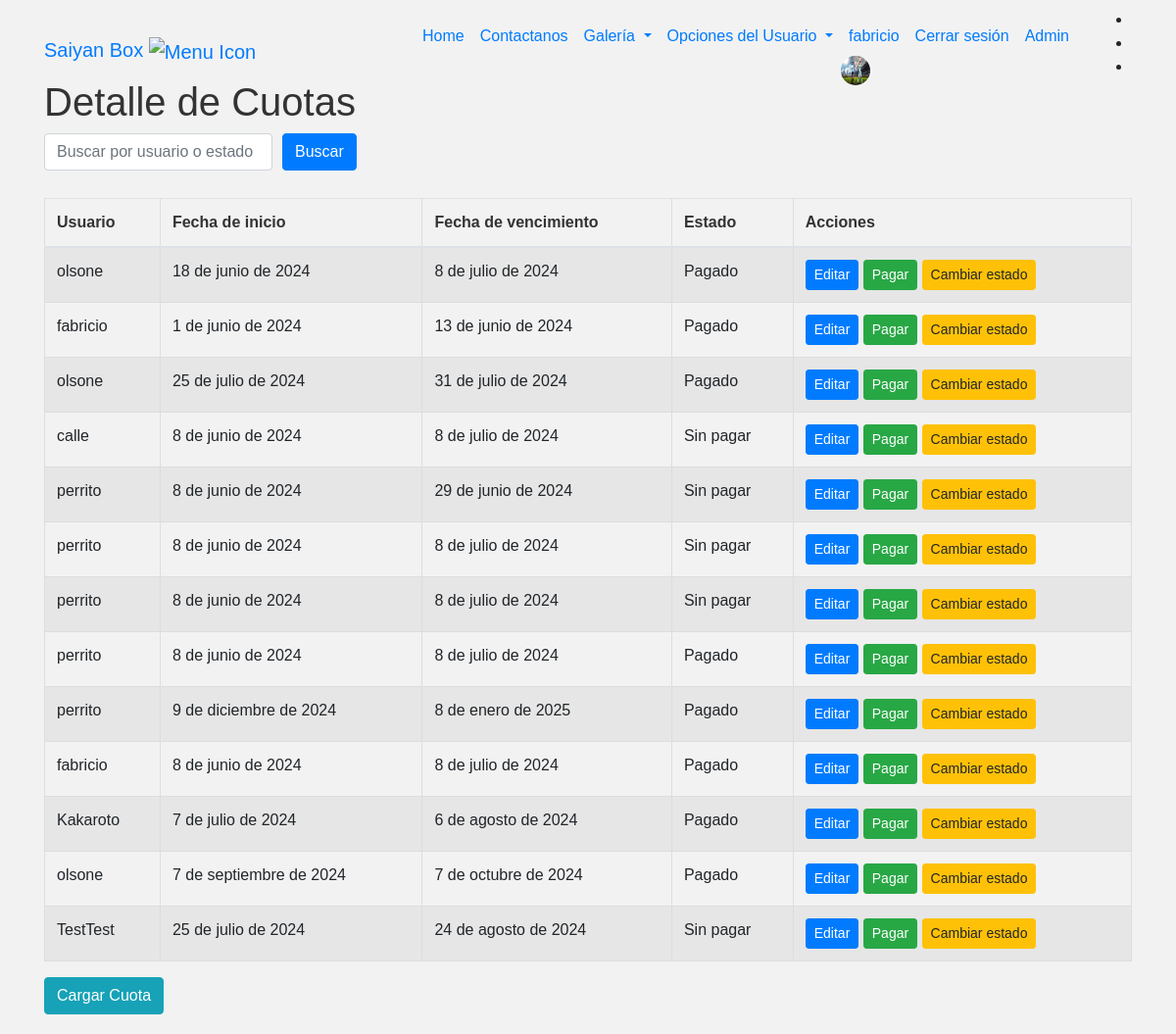
Screenshot of /cuota/admin/ (signed in) with the database file from the repository.
### miembros/models.py (models this page shows, shortened)
class UserProfile(models.Model):
    user = models.OneToOneField(User, on_delete=models.CASCADE)
    profile_image = models.ImageField(upload_to='profile_images', blank=True, null=True)
    bio = models.TextField(blank=True, null=True)
    localidad = models.CharField(max_length=100, blank=True, null=True)
    birth_date = models.DateField(null=True, blank=True)

class Cuota(models.Model):
    usuario = models.ForeignKey(User, on_delete=models.CASCADE, related_name='cuotas')
    fecha_inicio = models.DateField()
    fecha_vencimiento = models.DateField(blank=True, null=True)
    pagada = models.BooleanField(default=False)  # Campo para indicar si la cuota ha sido pagada

### miembros/views.py (the view)
# urls.py: path('cuota/admin/', cuota_admin_view, name='cuota_admin'),
@user_passes_test(lambda u: u.is_superuser)
def cuota_admin_view(request):
    cuotas = Cuota.objects.all()
    query = request.GET.get('q')
    if query:
        cuotas = cuotas.filter(
            Q(usuario__username__icontains=query) |
            Q(pagada=True if query.lower() == 'verdadero' else False)
        )
    return render(request, 'cuota_admin.html', {'cuotas': cuotas})

### miembros/templates/cuota_admin.html (shortened to what this page needs)
<!DOCTYPE html>
<html lang="es">
<head>
    <link rel="stylesheet" href="https://stackpath.bootstrapcdn.com/bootstrap/4.5.2/css/bootstrap.min.css">
</head>
<body>
    <nav class="navbar navbar-expand-lg fixed-top  ">
        <div class="container">
            <a class="navbar-brand" href="{% url 'home' %}">
                Saiyan Box
                <img src="" alt="Menu Icon" class="menu-icon">
            </a>
            <div class="collapse navbar-collapse" id="navbarNav">
                <ul class="navbar-nav ml-auto">
                    <li class="nav-item">
                        <a href="{% url 'home' %}" class="nav-link smoothScroll">Home</a>
                    </li>
                    <li class="nav-item">
                        <a href="{% url 'contacto' %}" class="nav-link smoothScroll">Contactanos</a>
                    </li>
                    <li class="nav-item dropdown">
                        <a class="nav-link dropdown-toggle" href="#" id="navbarDropdown" role="button" data-toggle="dropdown" aria-haspopup="true" aria-expanded="false">
                            Galería
                        </a>
                    </li>
                    {% if user.is_authenticated %}
                    <li class="nav-item dropdown">
                        <a href="#" class="nav-link dropdown-toggle" id="userOptionsDropdown" role="button" data-toggle="dropdown" aria-haspopup="true" aria-expanded="false">
                            Opciones del Usuario
                        </a>
                    </li>
                    <li class="nav-item">
                        <a href="#" class="nav-link smoothScroll">{{ user.username }}</a>
                        {% if user.userprofile.profile_image %}
                        <img src="{{ user.userprofile.profile_image.url }}" alt="Profile Image" id="user-profile-image">
                        {% else %}
                        <img src="" alt="Imagen de perfil predeterminada" id="user-profile-image">
                        {% endif %}
                    </li>
                    <li class="nav-item">
                        <a href="#" class="nav-link smoothScroll" onclick="event.preventDefault(); document.getElementById('logout-form').submit();">Cerrar sesión</a>
                    </li>
                    {% endif %}
                    <li class="nav-item">
                        <a href="{% url 'admin:index' %}" class="nav-link smoothScroll admin-button">Admin</a>
                    </li>
                </ul>
                <ul class="social-icon ml-lg-3">
                </ul>
            </div>
        </div>
    </nav>
    <div class="container">
        <h1>Detalle de Cuotas</h1>
         <form method="GET" action="{% url 'cuota_admin' %}">
            <div class="form-row align-items-center mb-3">
                <div class="col-auto">
                    <input type="text" class="form-control mb-2" id="search" name="q" placeholder="Buscar por usuario o estado">
                </div>
                <div class="col-auto">
                    <button type="submit" class="btn btn-primary mb-2">Buscar</button>
                </div>
            </div>
        </form>
        <table class="table table-striped">
            <thead>
                <tr>
                    <th>Usuario</th>
                    <th>Fecha de inicio</th>
                    <th>Fecha de vencimiento</th>
                    <th>Estado</th>
                    <th>Acciones</th>
                </tr>
            </thead>
            <tbody>
                {% for cuota in cuotas %}
                <tr>
                    <td>{{ cuota.usuario.username }}</td>
                    <td>{{ cuota.fecha_inicio }}</td>
                    <td>{{ cuota.fecha_vencimiento }}</td>
                    <td>
                        {% if cuota.pagada %}
                            Pagado
                        {% else %}
                            Sin pagar
                        {% endif %}
                    </td>
                    <td>
                        {% if user.is_superuser %}
                            <a href="{% url 'cuota_edit' cuota.pk %}" class="btn btn-primary btn-sm">Editar</a>
                            <a href="{% url 'cuota_pagar' cuota.pk %}" class="btn btn-success btn-sm">Pagar</a>
                            <a href="{% url 'toggle_pagada' cuota.pk %}" class="btn btn-warning btn-sm">Cambiar estado</a>
                        {% endif %}
                    </td>
                </tr>
                {% endfor %}
            </tbody>
        </table>
        {% if user.is_superuser %}
        <form action="{% url 'cuota_create' %}" method="get">
            <button type="submit" class="btn btn-info">Cargar Cuota</button>
        </form>
        {% endif %}
    </div>
</body>
</html>

### miembros/templates/cuota_admin.html (style rules this page uses)
body { font-family: Arial, sans-serif; background-color: #f2f2f2; padding: 20px; padding-top: 80px; }
h1 { color: #333; }
table { width: 100%; border-collapse: collapse; margin-top: 20px; }
th, td { border: 1px solid #ddd; padding: 8px; text-align: left; }
th { background-color: #f2f2f2; color: #333; }
button { background-color: #007bff; color: white; border: none; padding: 10px 20px; cursor: pointer; }
.menu-icon { width: 30px; height: auto; }
#user-profile-image { width: 30px; height: 30px; border-radius: 50%; }

### rows the page displays
Cuota: usuario.username "olsone", fecha_inicio "18 de junio de 2024", fecha_vencimiento "8 de julio de 2024", pagada "Pagado"
Cuota: usuario.username "fabricio", fecha_inicio "1 de junio de 2024", fecha_vencimiento "13 de junio de 2024", pagada "Pagado"
Cuota: usuario.username "olsone", fecha_inicio "25 de julio de 2024", fecha_vencimiento "31 de julio de 2024", pagada "Pagado"
Cuota: usuario.username "calle", fecha_inicio "8 de junio de 2024", fecha_vencimiento "8 de julio de 2024", pagada "Sin pagar"
Cuota: usuario.username "perrito", fecha_inicio "8 de junio de 2024", fecha_vencimiento "29 de junio de 2024", pagada "Sin pagar"
Cuota: usuario.username "perrito", fecha_inicio "8 de junio de 2024", fecha_vencimiento "8 de julio de 2024", pagada "Sin pagar"
Cuota: usuario.username "perrito", fecha_inicio "8 de junio de 2024", fecha_vencimiento "8 de julio de 2024", pagada "Sin pagar"
Cuota: usuario.username "perrito", fecha_inicio "8 de junio de 2024", fecha_vencimiento "8 de julio de 2024", pagada "Pagado"
Cuota: usuario.username "perrito", fecha_inicio "9 de diciembre de 2024", fecha_vencimiento "8 de enero de 2025", pagada "Pagado"
Cuota: usuario.username "fabricio", fecha_inicio "8 de junio de 2024", fecha_vencimiento "8 de julio de 2024", pagada "Pagado"
Cuota: usuario.username "Kakaroto", fecha_inicio "7 de julio de 2024", fecha_vencimiento "6 de agosto de 2024", pagada "Pagado"
Cuota: usuario.username "olsone", fecha_inicio "7 de septiembre de 2024", fecha_vencimiento "7 de octubre de 2024", pagada "Pagado"
Cuota: usuario.username "TestTest", fecha_inicio "25 de julio de 2024", fecha_vencimiento "24 de agosto de 2024", pagada "Sin pagar"

### other values shown
{{ user.username }} "fabricio"
